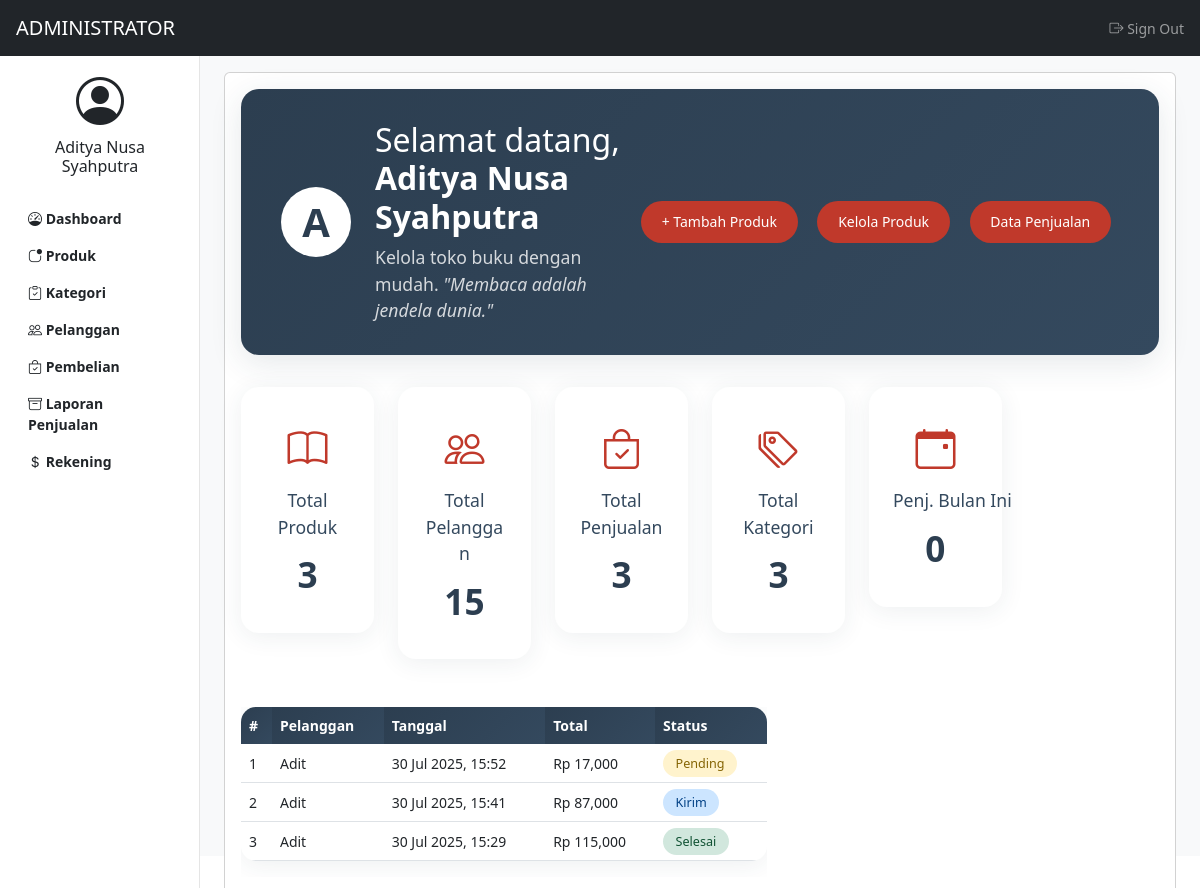
The page /admin/index.php (signed in) on the database its author committed.
### tables this page shows
CREATE TABLE `pembelian` (
  `id_pembelian` int(11) NOT NULL,
  `id_pelanggan` int(11) NOT NULL,
  `tanggal_pembelian` datetime NOT NULL,
  `batas_pembayaran` datetime NOT NULL,
  `total_pembelian` int(11) NOT NULL,
  `status_pembelian` enum('pending','lunas','kirim','selesai','batal') NOT NULL,
  `metode_pembayaran` enum('transfer','cod') NOT NULL
);

CREATE TABLE `pelanggan` (
  `id_pelanggan` int(11) NOT NULL,
  `username_pelanggan` varchar(100) NOT NULL,
  `password_pelanggan` varchar(100) NOT NULL,
  `nama_pelanggan` varchar(100) NOT NULL,
  `jk_pelanggan` enum('laki laki','perempuan') NOT NULL,
  `alamat_pelanggan` text NOT NULL,
  `hp_pelanggan` varchar(15) NOT NULL,
  `email_pelanggan` varchar(50) NOT NULL
);

### admin/index.php (the view, shortened to what this page needs)
<?php
include "header.php";
$produk = array();
$ambil_produk = $koneksi -> query("SELECT * FROM produk LEFT JOIN kategori ON kategori.id_kategori = produk.id_kategori");
while ($tiap_produk = $ambil_produk -> fetch_assoc())
{
	$produk [] = $tiap_produk;
}
$pelanggan = array();
$ambil_pelanggan = $koneksi -> query("SELECT * FROM pelanggan");
while ($tiap_pelanggan = $ambil_pelanggan -> fetch_assoc())
{
	$pelanggan [] = $tiap_pelanggan;
}
$ambil_p = $koneksi -> query("SELECT * FROM pembelian LEFT JOIN pelanggan ON pembelian.id_pelanggan = pelanggan.id_pelanggan");
$pembelian = array();
while ($tiap_p = $ambil_p -> fetch_assoc())
{
	$pembelian[] = $tiap_p;
}
$jp = count($produk);
$jl = count($pelanggan);
$jj = count($pembelian);
$kat = $koneksi -> query("SELECT * FROM kategori");
$jk = mysqli_num_rows($kat);
$bulan_ini = date('m');
$tahun_ini = date('Y');
$penjualan_bulan_ini = $koneksi->query("SELECT COUNT(*) as total FROM pembelian WHERE MONTH(tanggal_pembelian)='$bulan_ini' AND YEAR(tanggal_pembelian)='$tahun_ini'")->fetch_assoc()["total"];
$transaksi_terbaru = $koneksi->query("SELECT * FROM pembelian LEFT JOIN pelanggan ON pembelian.id_pelanggan = pelanggan.id_pelanggan ORDER BY id_pembelian DESC LIMIT 5");
?>
<div class="admin-welcome">
  <div class="admin-avatar"><?php echo strtoupper(substr($admin["nama_admin"],0,1)); ?></div>
  <div class="welcome-text">
    <h2>Selamat datang, <b><?php echo $admin["nama_admin"]; ?></b></h2>
    <div style="font-size:1.1rem;opacity:0.8;">Kelola toko buku dengan mudah. <span style="font-style:italic;">"Membaca adalah jendela dunia."</span></div>
  </div>
  <div class="quick-actions">
    <a href="tambah_produk.php">+ Tambah Produk</a>
    <a href="produk.php">Kelola Produk</a>
    <a href="pembelian.php">Data Penjualan</a>
  </div>
</div>
<div class="row mb-4">
  <div class="col-md-2 col-6">
    <div class="stat-card text-center">
      <div class="stat-icon"><i class="bi bi-book"></i></div>
      <div class="stat-title">Total Produk</div>
      <div class="stat-value"><?php echo $jp; ?></div>
    </div>
  </div>
  <div class="col-md-2 col-6">
    <div class="stat-card text-center">
      <div class="stat-icon"><i class="bi bi-people"></i></div>
      <div class="stat-title">Total Pelanggan</div>
      <div class="stat-value"><?php echo $jl; ?></div>
    </div>
  </div>
  <div class="col-md-2 col-6">
    <div class="stat-card text-center">
      <div class="stat-icon"><i class="bi bi-bag-check"></i></div>
      <div class="stat-title">Total Penjualan</div>
      <div class="stat-value"><?php echo $jj; ?></div>
    </div>
  </div>
  <div class="col-md-2 col-6">
    <div class="stat-card text-center">
      <div class="stat-icon"><i class="bi bi-tags"></i></div>
      <div class="stat-title">Total Kategori</div>
      <div class="stat-value"><?php echo $jk; ?></div>
    </div>
  </div>
  <div class="col-md-2 col-6 ">
    <div class="stat-card text-center">
      <div class="stat-icon"><i class="bi bi-calendar-event"></i></div>
      <div class="stat-title stat-title-nowrap">Penj. Bulan Ini</div>
      <div class="stat-value"><?php echo $penjualan_bulan_ini; ?></div>
    </div>
  </div>
</div>
<div class="row mb-4">
  <div class="col-md-7 mb-4">
    <div class="table-responsive">
      <table class="table table-transaksi">
        <thead>
          <tr>
            <th>#</th>
            <th>Pelanggan</th>
            <th>Tanggal</th>
            <th>Total</th>
            <th>Status</th>
          </tr>
        </thead>
        <tbody>
          <?php $no=1; while($trx = $transaksi_terbaru->fetch_assoc()): ?>
          <tr>
            <td><?php echo $no++; ?></td>
            <td><?php echo $trx["nama_pelanggan"]; ?></td>
            <td><?php echo date("d M Y, H:i",strtotime($trx["tanggal_pembelian"])); ?></td>
            <td>Rp <?php echo number_format($trx["total_pembelian"]); ?></td>
            <td><span class="badge-status badge-<?php echo $trx["status_pembelian"]; ?>"><?php echo $trx["status_pembelian"]; ?></span></td>
          </tr>
          <?php endwhile; ?>
        </tbody>
      </table>
    </div>
  </div>
  <div class="col-md-5 mb-4">
    <div id="pie-kategori" style="height:350px;"></div>
  </div>
</div>
<?php
include "footer.php";
?>

### admin/header.php (shortened to what this page needs)
<?php
include "../koneksi.php";
$id_admin = $_SESSION["admin"] ["id_admin"];
$ambil_admin = $koneksi -> query("SELECT * FROM admin WHERE id_admin = '$id_admin'");
$admin = $ambil_admin -> fetch_assoc();
?>
<!DOCTYPE html>
<html>
<head>
	<link rel="stylesheet" type="text/css" href="../assets/css/bootstrap.css">
	<link rel="stylesheet" type="text/css" href="https://cdn.jsdelivr.net/npm/bootstrap-icons@1.5.0/font/bootstrap-icons.css">
	<link rel="stylesheet" type="text/css" href="../assets/css/dashboard.css">
	<link rel="stylesheet" type="text/css" href="../assets/css/dataTables.bootstrap5.min.css">
</head>
<body>
	<header class="navbar navbar-dark bg-dark sticky-top">
		<a class="navbar-brand px-3" href="index.php">ADMINISTRATOR</a>
		<div class="navbar-nav">
			<div class="nav-item">
				<a class="nav-link px-3" href="logout.php" onclick="return confirm('Apakah anda yakin ingin keluar?')">
					<i class="bi bi-box-arrow-right"></i>
					Sign Out
				</a>
			</div>
		</div>
	</header>
	<div class="container-fluid">
		<div class="row">
			<nav id="sidebar" class="col-md-3 col-lg-2 bg-white position-fixed start-0 top-0 bottom-0 py-5 collapse d-md-block sidebar">
				<a href="profil_admin.php" class="text-decoration-none">
					<div class="container text-center pt-4">
						<span class="bi bi-person-circle display-5 text-dark"></span>
						<h6 class="pt-2 text-dark"><?php echo $admin["nama_admin"]; ?></h6>
					</div>
				</a>
				<div class="pt-3">
					<ul class="nav flex-column">
						<li class="nav-item">
							<a href="index.php" class="nav-link text-dark fw-bold"><span class="bi bi-speedometer"></span> Dashboard</a>
						</li>
						<li class="nav-item">
							<a href="produk.php" class="nav-link text-dark fw-bold"><span class="bi bi-app-indicator"></span> Produk</a>
						</li>
						<li class="nav-item">
							<a href="kategori.php" class="nav-link text-dark fw-bold"><span class="bi bi-clipboard-check"></span> Kategori</a>
						</li>
						<li class="nav-item">
							<a href="pelanggan.php" class="nav-link text-dark fw-bold"><span class="bi bi-people"></span> Pelanggan</a>
						</li>
						<li class="nav-item">
							<a href="pembelian.php" class="nav-link text-dark fw-bold"><span class="bi bi-bag-check"></span> Pembelian</a>
						</li>
						<li class="nav-item">
							<a href="laporan_penjualan.php" class="nav-link text-dark fw-bold"><span class="bi bi-archive"></span> Laporan Penjualan</a>
						</li>
						<li class="nav-item">
							<a href="rekening.php" class="nav-link text-dark fw-bold"><span class="bi bi-currency-dollar"></span> Rekening</a>
						</li>
					</ul>
				</div>
			</nav>
		</div>
	</div>
	<main class="col-lg-10 col-md-9 ms-sm-auto px-sm-4 py-3 vh-100 bg-light">
		<div class="card">
			<div class="card-body">

### assets/css/dashboard.css (style rules this page uses)
body { font-size: 0.875rem; }
.sidebar { z-index: 100; box-shadow: inset -1px 0 0 0 rgba(0, 0, 0, 0.1); }

### admin/index.php (style rules this page uses)
.admin-welcome { background: linear-gradient(135deg, #2C3E50 0%, #34495E 100%); color: #fff; border-radius: 18px; padding: 2rem 2.5rem; margin-bottom: 2rem; box-shadow: 0 8px 32px rgba(44,62,80,0.12); display: flex; align-items: center; justify-content: space-between; }
.admin-welcome .admin-avatar { width: 70px; height: 70px; border-radius: 50%; background: #fff; color: #2C3E50; font-size: 2.5rem; display: flex; align-items: center; justify-content: center; font-weight: bold; margin-right: 1.5rem; }
.admin-welcome .welcome-text { flex: 1; }
.admin-welcome .quick-actions a { margin: 0 0.5rem; padding: 0.7rem 1.3rem; border-radius: 25px; background: #C0392B; color: #fff; font-weight: 500; text-decoration: none; transition: background 0.2s; }
.stat-card { border-radius: 18px; box-shadow: 0 4px 24px rgba(44,62,80,0.08); padding: 2rem 1.5rem; background: #fff; margin-bottom: 1.5rem; transition: transform 0.2s; }
.stat-card .stat-title { font-size: 1.1rem; color: #34495E; margin-bottom: 0.5rem; font-weight: 500; }
.stat-card .stat-value { font-size: 2.2rem; font-weight: bold; color: #2C3E50; }
.stat-card .stat-icon { font-size: 2.5rem; color: #C0392B; margin-bottom: 0.5rem; }
.table-transaksi { background: #fff; border-radius: 15px; box-shadow: 0 4px 24px rgba(44,62,80,0.08); overflow: hidden; }
.table-transaksi th { background: linear-gradient(135deg, #2C3E50 0%, #34495E 100%); color: #fff; border: none; }
.table-transaksi td { vertical-align: middle; }
.badge-status { padding: 0.4em 1em; border-radius: 20px; font-size: 0.9em; font-weight: 500; text-transform: capitalize; }
.badge-pending { background: #fff3cd; color: #856404; }
.badge-kirim { background: #cce5ff; color: #004085; }
.badge-selesai { background: #d1e7dd; color: #0f5132; }
.stat-title-nowrap { white-space: nowrap; }

### rows shown on the page
pembelian: id_pelanggan.nama_pelanggan "Adit", tanggal_pembelian "30 Jul 2025, 15:52", total_pembelian "17,000", status_pembelian "Pending"
pembelian: id_pelanggan.nama_pelanggan "Adit", tanggal_pembelian "30 Jul 2025, 15:41", total_pembelian "87,000", status_pembelian "Kirim"
pembelian: id_pelanggan.nama_pelanggan "Adit", tanggal_pembelian "30 Jul 2025, 15:29", total_pembelian "115,000", status_pembelian "Selesai"

### other values the page prints
$admin["nama_admin"] "Aditya Nusa Syahputra"
substr($admin["nama_admin"],0,1) "A"
$jp "3"
$jl "15"
$jj "3"
$jk "3"
$penjualan_bulan_ini "0"
